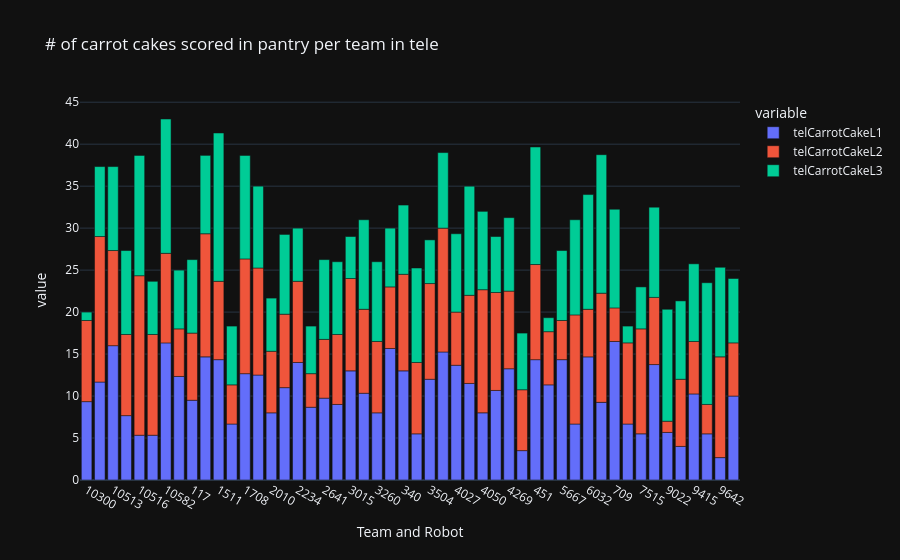

Notebook source saved alongside this figure:
### Code cell
#L1, L2, L3 pantry carrot cake tele (stacked bar)
fig = px.bar(team_averages, x="Team and Robot", y=["telCarrotCakeL1", "telCarrotCakeL2", "telCarrotCakeL3"], title="# of carrot cakes scored in pantry per team in tele")
fig

### Figure 1 — Plotly figure (JSON) as saved in the notebook; plotly's stock layout.template omitted (floating-point values rounded to 4 significant figures)
{"data": [{"hovertemplate": "variable=telCarrotCakeL1<br>Team and Robot=%{x}<br>value=%{y}<extra></extra>", "legendgroup": "telCarrotCakeL1", "marker": {"color": "#636efa", "pattern": {"shape": ""}}, "name": "telCarrotCakeL1", "orientation": "v", "showlegend": true, "textposition": "auto", "x": ["10300", "10512", "10513", "10515", "10516", "10517", "10582", "11456", "117", "1317", "1511", "1601", "1708", "1816", "2010", "2095", "2234", "2614", "2641", "2656", "3015", "3173", "3260", "3324", "340", "3484", "3504", "3990", "4027", "4028", "4050", "4150", "4269", "4467", "451", "4991", "5667", "5740", "6032", "63", "709", "7274", "7515", "8705", "9022", "9406", "9415", "9475", "9642", "9653"], "xaxis": "x", "y": [9.333, 11.67, 16.0, 7.667, 5.333, 5.333, 16.33, 12.33, 9.5, 14.67, 14.33, 6.667, 12.67, 12.5, 8.0, 11.0, 14.0, 8.667, 9.75, 9.0, 13.0, 10.33, 8.0, 15.67, 13.0, 5.5, 12.0, 15.25, 13.67, 11.5, 8.0, 10.67, 13.25, 3.5, 14.33, 11.33, 14.33, 6.667, 14.67, 9.25, 16.5, 6.667, 5.5, 13.75, 5.667, 4.0, 10.25, 5.5, 2.667, 10.0], "yaxis": "y", "type": "bar"}, {"hovertemplate": "variable=telCarrotCakeL2<br>Team and Robot=%{x}<br>value=%{y}<extra></extra>", "legendgroup": "telCarrotCakeL2", "marker": {"color": "#EF553B", "pattern": {"shape": ""}}, "name": "telCarrotCakeL2", "orientation": "v", "showlegend": true, "textposition": "auto", "x": ["10300", "10512", "10513", "10515", "10516", "10517", "10582", "11456", "117", "1317", "1511", "1601", "1708", "1816", "2010", "2095", "2234", "2614", "2641", "2656", "3015", "3173", "3260", "3324", "340", "3484", "3504", "3990", "4027", "4028", "4050", "4150", "4269", "4467", "451", "4991", "5667", "5740", "6032", "63", "709", "7274", "7515", "8705", "9022", "9406", "9415", "9475", "9642", "9653"], "xaxis": "x", "y": [9.667, 17.33, 11.33, 9.667, 19.0, 12.0, 10.67, 5.667, 8.0, 14.67, 9.333, 4.667, 13.67, 12.75, 7.333, 8.75, 9.667, 4.0, 7.0, 8.333, 11.0, 10.0, 8.5, 7.333, 11.5, 8.5, 11.4, 14.75, 6.333, 10.5, 14.67, 11.67, 9.25, 7.25, 11.33, 6.333, 4.667, 13.0, 5.667, 13.0, 4.0, 9.667, 12.5, 8.0, 1.333, 8.0, 6.25, 3.5, 12.0, 6.333], "yaxis": "y", "type": "bar"}, {"hovertemplate": "variable=telCarrotCakeL3<br>Team and Robot=%{x}<br>value=%{y}<extra></extra>", "legendgroup": "telCarrotCakeL3", "marker": {"color": "#00cc96", "pattern": {"shape": ""}}, "name": "telCarrotCakeL3", "orientation": "v", "showlegend": true, "textposition": "auto", "x": ["10300", "10512", "10513", "10515", "10516", "10517", "10582", "11456", "117", "1317", "1511", "1601", "1708", "1816", "2010", "2095", "2234", "2614", "2641", "2656", "3015", "3173", "3260", "3324", "340", "3484", "3504", "3990", "4027", "4028", "4050", "4150", "4269", "4467", "451", "4991", "5667", "5740", "6032", "63", "709", "7274", "7515", "8705", "9022", "9406", "9415", "9475", "9642", "9653"], "xaxis": "x", "y": [1.0, 8.333, 10.0, 10.0, 14.33, 6.333, 16.0, 7.0, 8.75, 9.333, 17.67, 7.0, 12.33, 9.75, 6.333, 9.5, 6.333, 5.667, 9.5, 8.667, 5.0, 10.67, 9.5, 7.0, 8.25, 11.25, 5.2, 9.0, 9.333, 13.0, 9.333, 6.667, 8.75, 6.75, 14.0, 1.667, 8.333, 11.33, 13.67, 16.5, 11.75, 2.0, 5.0, 10.75, 13.33, 9.333, 9.25, 14.5, 10.67, 7.667], "yaxis": "y", "type": "bar"}], "layout": {"xaxis": {"anchor": "y", "domain": [0.0, 1.0], "title": {"text": "Team and Robot"}}, "yaxis": {"anchor": "x", "domain": [0.0, 1.0], "title": {"text": "value"}}, "legend": {"title": {"text": "variable"}, "tracegroupgap": 0}, "title": {"text": "# of carrot cakes scored in pantry per team in tele"}, "barmode": "relative"}}
